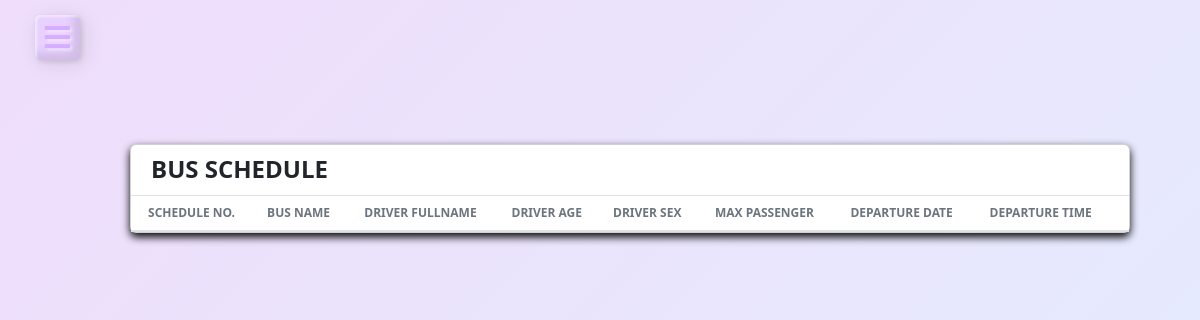
Page /Driver/busschedule.php (signed in) on the earlier database version.
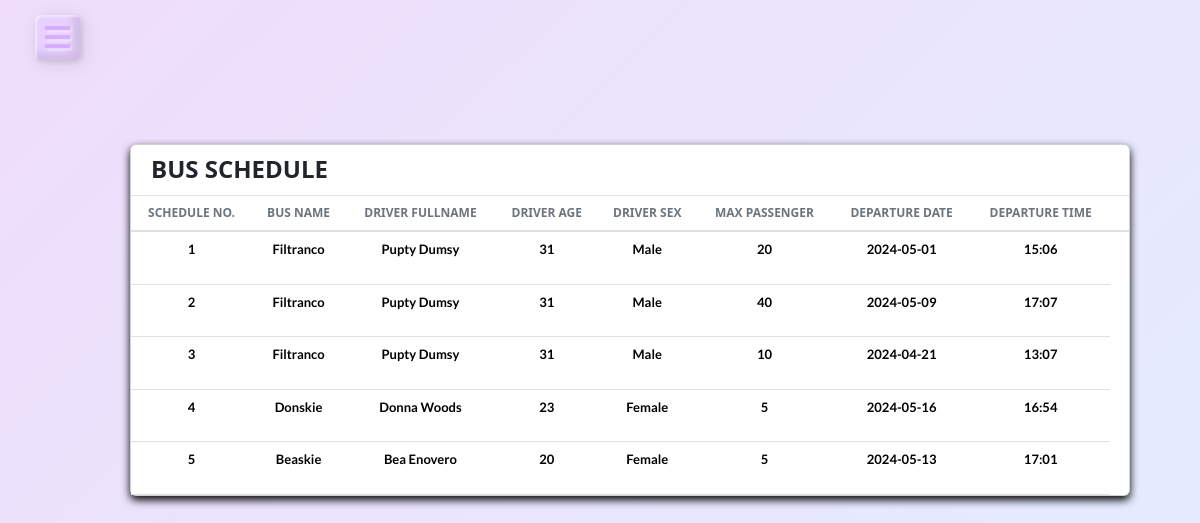
Same page on the later database version.
### tables this page shows
CREATE TABLE `schedules` (
  `id` int(11) NOT NULL,
  `driver_id` int(11) NOT NULL,
  `booked_ticket` int(11) NOT NULL,
  `max_passenger` int(11) NOT NULL,
  `driver_name` varchar(255) NOT NULL,
  `driver_age` varchar(255) NOT NULL,
  `driver_sex` varchar(255) NOT NULL,
  `bus_name` varchar(255) NOT NULL,
  `date` varchar(255) NOT NULL,
  `time` varchar(255) NOT NULL
);

### Driver/busschedule.php (the view, shortened to what this page needs)
<?php
     include('../connnection/conn.php');
     include('../includes/DriverSidebar.php');
?>
<!DOCTYPE html>
<html lang="en">
<head>
    <link rel="stylesheet" href="profile.css">
    <link href="https://stackpath.bootstrapcdn.com/bootstrap/4.5.2/css/bootstrap.min.css" rel="stylesheet">
    <link href="https://cdn.jsdelivr.net/npm/bootstrap@5.3.3/dist/css/bootstrap.min.css" rel="stylesheet">
    <link href='https://unpkg.com/boxicons@2.0.7/css/boxicons.min.css' rel='stylesheet'>
</head>
<body>
    <div class="frame">
        <div class="card">
        <h4 style = "font-weight: bolder; position: absolute; left: 0; margin-left: 20px; margin-top: 10px;">BUS SCHEDULE</h4>
        <div class="table-wrapper" style="max-height: 400px; overflow-y: auto;">
            <table class="table align-items-center mb-0" style = "font-size: 12px;">
                  <thead>
                    <tr>
                      <th class="text-uppercase text-secondary text-xxs font-weight-bolder opacity-7">Schedule No.</th>
                      <th class="text-uppercase text-secondary text-xxs font-weight-bolder opacity-7 ps-2">Bus Name</th>
                      <th class="text-center text-uppercase text-secondary text-xxs font-weight-bolder opacity-7">Driver Fullname</th>
                      <th class="text-center text-uppercase text-secondary text-xxs font-weight-bolder opacity-7">Driver Age</th>
                      <th class="text-center text-uppercase text-secondary text-xxs font-weight-bolder opacity-7">Driver Sex</th>
                      <th class="text-center text-uppercase text-secondary text-xxs font-weight-bolder opacity-7">Max Passenger</th>
                      <th class="text-center text-uppercase text-secondary text-xxs font-weight-bolder opacity-7">Departure Date</th>
                      <th class="text-center text-uppercase text-secondary text-xxs font-weight-bolder opacity-7">Departure Time</th>
                      <th class="text-secondary opacity-7"></th>
                    </tr>
                  </thead>
                  <tbody>
                    <?php
                    $driver = $_SESSION['id'];
                                $sqlfoRAllSchedule = "SELECT * FROM schedules WHERE driver_id != $driver";
                                $query = mysqli_query($conn,$sqlfoRAllSchedule);
                                $count = 1;
                                while($check = mysqli_fetch_assoc($query)){
                    ?>
                    <tr>
                    <td>
                        <p style = "color: black; font-size: 13px; font-weight: bold;"><?php echo $count ?></p>
                      </td>
                      <td>
                        <p style = "color: black; font-size: 13px; font-weight: bold;"><?php echo $check['bus_name'] ?></p>
                      </td>
                      <td>
                        <p style = "color: black; font-size: 13px; font-weight: bold;"><?php echo $check['driver_name'] ?></p>
                      </td>
                      <td>
                        <p style = "color: black; font-size: 13px; font-weight: bold;"><?php echo $check['driver_age'] ?></p>
                      </td>
                      <td>
                        <p style = "color: black; font-size: 13px; font-weight: bold;"><?php echo $check['driver_sex'] ?></p>
                      </td>
                      <td>
                        <p style = "color: black; font-size: 13px; font-weight: bold;"><?php echo $check['max_passenger'] ?></p>
                      </td>
                      <td>
                        <p style = "color: black; font-size: 13px; font-weight: bold;"><?php echo $check['date'] ?></p>
                      </td>
                      <td>
                        <p style = "color: black; font-size: 13px; font-weight: bold;"><?php echo $check['time'] ?></p>
                      </td>
                    </tr>
                        <?php
                        $count++;
                          }
                            ?>
                  </tbody>
                </table>
            </div>
  </div>
</div>
</body>
</html>

Differences in the rows shown:
added schedules: bus_name "Filtranco", driver_name "Pupty Dumsy", driver_age "31", driver_sex "Male", max_passenger "20", date "2024-05-01", time "15:06"
added schedules: bus_name "Filtranco", driver_name "Pupty Dumsy", driver_age "31", driver_sex "Male", max_passenger "40", date "2024-05-09", time "17:07"
added schedules: bus_name "Filtranco", driver_name "Pupty Dumsy", driver_age "31", driver_sex "Male", max_passenger "10", date "2024-04-21", time "13:07"
added schedules: bus_name "Donskie", driver_name "Donna Woods", driver_age "23", driver_sex "Female", max_passenger "5", date "2024-05-16", time "16:54"
added schedules: bus_name "Beaskie", driver_name "Bea Enovero", driver_age "20", driver_sex "Female", max_passenger "5", date "2024-05-13", time "17:01"
